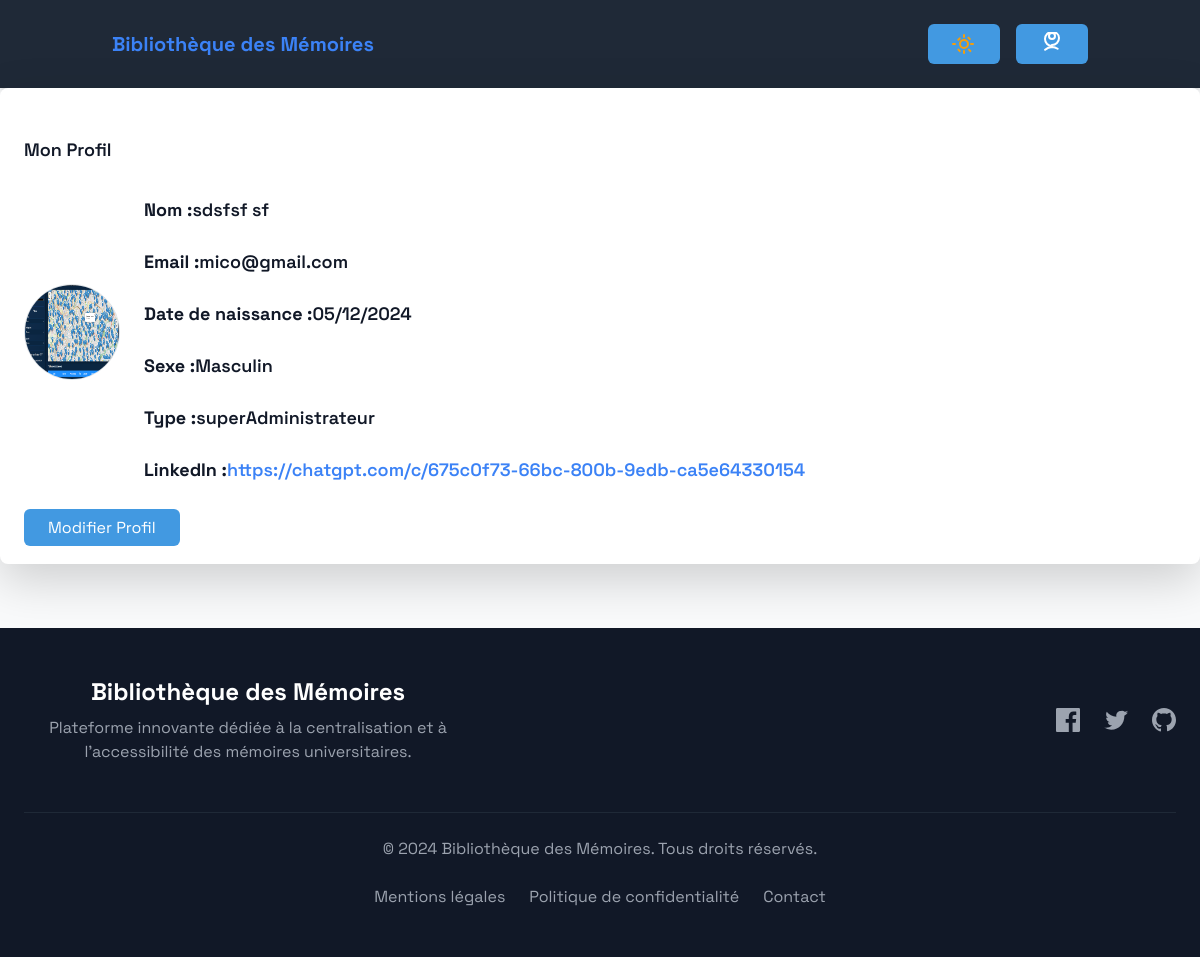
/profil (signed in), run on the app's committed database.
### memoire/models.py (models this page shows, shortened)
class UserProfile(models.Model):
    SEXE_CHOICES = [
        ('M', 'Masculin'),
        ('F', 'Féminin'),
        ('A', 'Autre'),
    ]
    TYPE_CHOICES = [
        ('standard', 'Standard'),
        ('admin', 'Administrateur'),
        ('superadmin', 'superAdministrateur'),
    ]
    nom = models.CharField(max_length=100)
    prenom = models.CharField(max_length=100)
    birthday = models.DateField()
    sexe = models.CharField(max_length=1, choices=SEXE_CHOICES)
    email = models.EmailField(unique=True)
    type = models.CharField(max_length=10, choices=TYPE_CHOICES)
    realisation_linkedin = models.URLField(max_length=200, blank=True, null=True)
    photo_profil = models.ImageField(upload_to='photos_profil/', blank=True, null=True)
    password = models.CharField(max_length=128 ,default="aaaaa")

### memoire/views.py (the view)
# urls.py: path('profil',  profil,name="profil"),
def profil(request):
    try:
        idp=request.session['user_id']
        user = UserProfile.objects.get(id=idp)
    except:
        return redirect("logout")
    return render(request, 'profil.html', {'user': user})

### Template/profil.html
{% extends "base.html" %}
{% block content %}
<div class="p-6 bg-white dark:bg-gray-800 text-gray-900 dark:text-gray-100 rounded-lg shadow-lg transition">
    <h2 class="text-lg font-semibold mt-4 mb-2 flex items-center">Mon Profil</h2>
    <div class="flex flex-col md:flex-row items-center space-x-6">
        <div>
            <img src="{{ user.photo_profil.url }}" alt="Avatar" class="w-24 h-24 rounded-full border border-gray-200 dark:border-gray-700">
        </div>
        <div>
            <p class="text-lg font-semibold mt-4 mb-2 flex items-center"><strong>Nom :</strong> {{ user.nom }} {{ user.prenom }}</p>
            <p class="text-lg font-semibold mt-4 mb-2 flex items-center"><strong>Email :</strong> {{ user.email }}</p>
            <p class="text-lg font-semibold mt-4 mb-2 flex items-center"><strong>Date de naissance :</strong> {{ user.birthday|date:"d/m/Y" }}</p>
            <p class="text-lg font-semibold mt-4 mb-2 flex items-center"><strong>Sexe :</strong> {{ user.get_sexe_display }}</p>
            <p class="text-lg font-semibold mt-4 mb-2 flex items-center"><strong>Type :</strong> {{ user.get_type_display }}</p>
            <p class="text-lg font-semibold mt-4 mb-2 flex items-center"><strong>LinkedIn :</strong> <a href="{{ user.realisation_linkedin }}" target="_blank" class="text-blue-500">{{ user.realisation_linkedin }}</a></p>
      </div>
    </div>
    <div class="mt-6">
        <a href="{% url 'edit_profile' %}" class="btn-primary px-4 py-2 rounded-md">Modifier Profil</a>
    </div>
</div>
{% endblock content %}

### Template/base.html (style rules this page uses)
:root { --bg-primary-light: #f9fafb; --bg-secondary-light: #ffffff; --text-primary-light: #1a202c; --text-secondary-light: #4a5568; --accent-primary-light: #4299e1; --bg-primary-dark: #0a192f; --bg-secondary-dark: #112240; --text-primary-dark: #e6f1ff; --text-secondary-dark: #8892b0; --accent-primary-dark: #64ffda; }
body { background-color: #f4f6f9; }
body { font-family: 'Space Grotesk', sans-serif; background-color: var(--bg-primary-light); color: var(--text-primary-light); transition: all 0.3s ease-in-out; }
.btn-primary { background-color: var(--accent-primary-light); color: var(--bg-secondary-light); }

### data on the page
UserProfile: photo_profil (picture), nom "sdsfsf", prenom "sf", email "mico@gmail.com", birthday "05/12/2024", sexe "Masculin", type "superAdministrateur", realisation_linkedin "https://chatgpt.com/c/675c0f73-66bc-800b-9edb-ca5e64330154"
